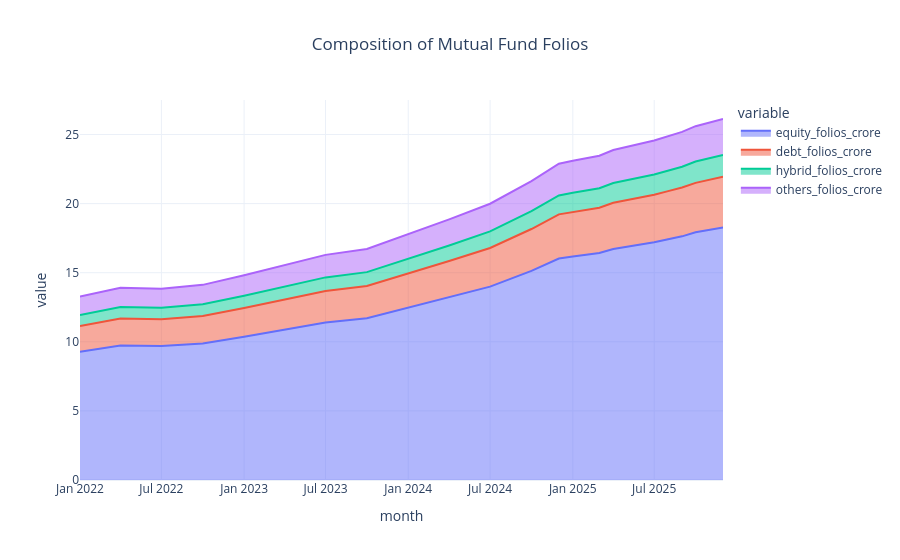

The notebook cell this image was saved under:
### Markdown cell above
## Business Insight 11

- Total mutual fund folios increased steadily throughout the study period.
- Equity folios contributed the largest share of overall growth.
- Rising folio counts indicate increasing investor confidence and broader adoption of mutual funds.

### Code cell
fig = px.area(
    folio_plot,
    x="month",
    y=[
        "equity_folios_crore",
        "debt_folios_crore",
        "hybrid_folios_crore",
        "others_folios_crore"
    ],
    title="Composition of Mutual Fund Folios"
)

fig.update_layout(
    template="plotly_white",
    title_x=0.5
)

fig.show()

### Figure 1 — Plotly figure (JSON) as saved in the notebook; plotly's stock layout.template omitted (floating-point values rounded to 4 significant figures)
{"data": [{"fillpattern": {"shape": ""}, "hovertemplate": "variable=equity_folios_crore<br>month=%{x}<br>value=%{y}<extra></extra>", "legendgroup": "equity_folios_crore", "line": {"color": "#636efa"}, "marker": {"symbol": "circle"}, "mode": "lines", "name": "equity_folios_crore", "orientation": "v", "showlegend": true, "stackgroup": "1", "type": "scatter", "x": ["2022-01-01T00:00:00.000000", "2022-04-01T00:00:00.000000", "2022-07-01T00:00:00.000000", "2022-10-01T00:00:00.000000", "2023-01-01T00:00:00.000000", "2023-04-01T00:00:00.000000", "2023-07-01T00:00:00.000000", "2023-10-01T00:00:00.000000", "2024-01-01T00:00:00.000000", "2024-04-01T00:00:00.000000", "2024-07-01T00:00:00.000000", "2024-10-01T00:00:00.000000", "2024-12-01T00:00:00.000000", "2025-01-01T00:00:00.000000", "2025-03-01T00:00:00.000000", "2025-04-01T00:00:00.000000", "2025-07-01T00:00:00.000000", "2025-08-01T00:00:00.000000", "2025-09-01T00:00:00.000000", "2025-10-01T00:00:00.000000", "2025-12-01T00:00:00.000000"], "xaxis": "x", "y": [9.28, 9.74, 9.69, 9.88, 10.37, 10.88, 11.4, 11.7, 12.45, 13.2, 13.99, 15.13, 16.02, 16.17, 16.42, 16.72, 17.2, 17.42, 17.63, 17.92, 18.28], "yaxis": "y"}, {"fillpattern": {"shape": ""}, "hovertemplate": "variable=debt_folios_crore<br>month=%{x}<br>value=%{y}<extra></extra>", "legendgroup": "debt_folios_crore", "line": {"color": "#EF553B"}, "marker": {"symbol": "circle"}, "mode": "lines", "name": "debt_folios_crore", "orientation": "v", "showlegend": true, "stackgroup": "1", "type": "scatter", "x": ["2022-01-01T00:00:00.000000", "2022-04-01T00:00:00.000000", "2022-07-01T00:00:00.000000", "2022-10-01T00:00:00.000000", "2023-01-01T00:00:00.000000", "2023-04-01T00:00:00.000000", "2023-07-01T00:00:00.000000", "2023-10-01T00:00:00.000000", "2024-01-01T00:00:00.000000", "2024-04-01T00:00:00.000000", "2024-07-01T00:00:00.000000", "2024-10-01T00:00:00.000000", "2024-12-01T00:00:00.000000", "2025-01-01T00:00:00.000000", "2025-03-01T00:00:00.000000", "2025-04-01T00:00:00.000000", "2025-07-01T00:00:00.000000", "2025-08-01T00:00:00.000000", "2025-09-01T00:00:00.000000", "2025-10-01T00:00:00.000000", "2025-12-01T00:00:00.000000"], "xaxis": "x", "y": [1.86, 1.95, 1.94, 1.98, 2.07, 2.18, 2.28, 2.34, 2.49, 2.64, 2.8, 3.03, 3.2, 3.23, 3.28, 3.34, 3.44, 3.48, 3.53, 3.58, 3.66], "yaxis": "y"}, {"fillpattern": {"shape": ""}, "hovertemplate": "variable=hybrid_folios_crore<br>month=%{x}<br>value=%{y}<extra></extra>", "legendgroup": "hybrid_folios_crore", "line": {"color": "#00cc96"}, "marker": {"symbol": "circle"}, "mode": "lines", "name": "hybrid_folios_crore", "orientation": "v", "showlegend": true, "stackgroup": "1", "type": "scatter", "x": ["2022-01-01T00:00:00.000000", "2022-04-01T00:00:00.000000", "2022-07-01T00:00:00.000000", "2022-10-01T00:00:00.000000", "2023-01-01T00:00:00.000000", "2023-04-01T00:00:00.000000", "2023-07-01T00:00:00.000000", "2023-10-01T00:00:00.000000", "2024-01-01T00:00:00.000000", "2024-04-01T00:00:00.000000", "2024-07-01T00:00:00.000000", "2024-10-01T00:00:00.000000", "2024-12-01T00:00:00.000000", "2025-01-01T00:00:00.000000", "2025-03-01T00:00:00.000000", "2025-04-01T00:00:00.000000", "2025-07-01T00:00:00.000000", "2025-08-01T00:00:00.000000", "2025-09-01T00:00:00.000000", "2025-10-01T00:00:00.000000", "2025-12-01T00:00:00.000000"], "xaxis": "x", "y": [0.8, 0.83, 0.83, 0.85, 0.89, 0.93, 0.98, 1.0, 1.07, 1.13, 1.2, 1.3, 1.37, 1.39, 1.41, 1.43, 1.47, 1.49, 1.51, 1.54, 1.57], "yaxis": "y"}, {"fillpattern": {"shape": ""}, "hovertemplate": "variable=others_folios_crore<br>month=%{x}<br>value=%{y}<extra></extra>", "legendgroup": "others_folios_crore", "line": {"color": "#ab63fa"}, "marker": {"symbol": "circle"}, "mode": "lines", "name": "others_folios_crore", "orientation": "v", "showlegend": true, "stackgroup": "1", "type": "scatter", "x": ["2022-01-01T00:00:00.000000", "2022-04-01T00:00:00.000000", "2022-07-01T00:00:00.000000", "2022-10-01T00:00:00.000000", "2023-01-01T00:00:00.000000", "2023-04-01T00:00:00.000000", "2023-07-01T00:00:00.000000", "2023-10-01T00:00:00.000000", "2024-01-01T00:00:00.000000", "2024-04-01T00:00:00.000000", "2024-07-01T00:00:00.000000", "2024-10-01T00:00:00.000000", "2024-12-01T00:00:00.000000", "2025-01-01T00:00:00.000000", "2025-03-01T00:00:00.000000", "2025-04-01T00:00:00.000000", "2025-07-01T00:00:00.000000", "2025-08-01T00:00:00.000000", "2025-09-01T00:00:00.000000", "2025-10-01T00:00:00.000000", "2025-12-01T00:00:00.000000"], "xaxis": "x", "y": [1.33, 1.39, 1.38, 1.41, 1.48, 1.55, 1.63, 1.67, 1.78, 1.89, 2.0, 2.16, 2.29, 2.31, 2.35, 2.39, 2.46, 2.49, 2.52, 2.56, 2.61], "yaxis": "y"}], "layout": {"legend": {"title": {"text": "variable"}, "tracegroupgap": 0}, "title": {"text": "Composition of Mutual Fund Folios", "x": 0.5}, "xaxis": {"anchor": "y", "domain": [0, 1], "title": {"text": "month"}}, "yaxis": {"anchor": "x", "domain": [0, 1], "title": {"text": "value"}}}}
